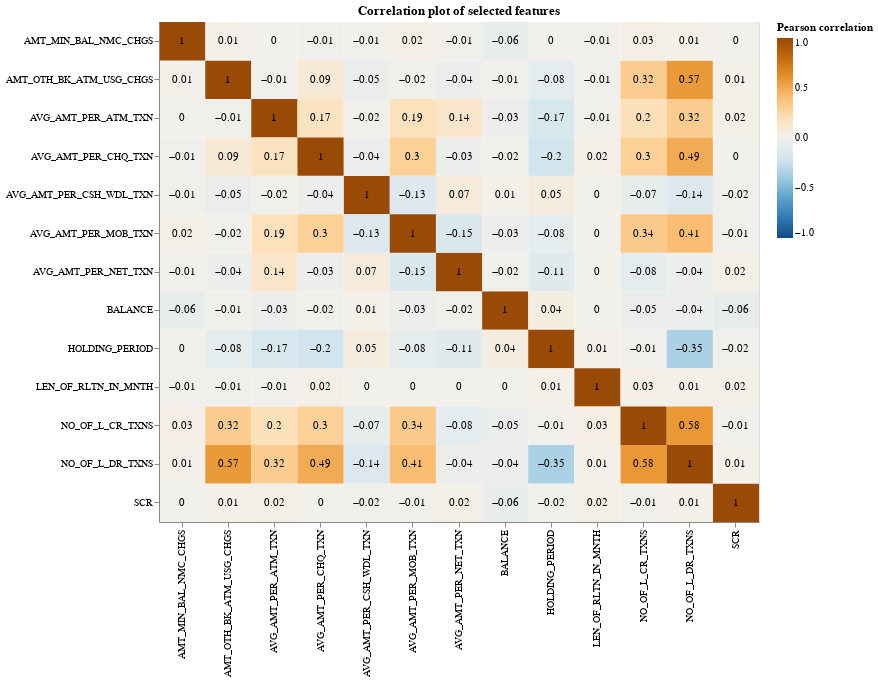

Notebook cell for this chart:
### Markdown cell above
##### _Correlation plot of selected features_

### Code cell
train_corr_selected_features = train_df[numeric_cols_remove_collinear].corr().stack().reset_index(name='corr')
train_corr_selected_features['corr'] = round(train_corr_selected_features['corr'], 2)

train_corr_selected_features_plot = (
    alt.Chart(train_corr_selected_features, title='Correlation plot of selected features')
       .encode(x=alt.X('level_0', title=''),
               y=alt.Y('level_1', title=''),
               color=alt.Color('corr', scale=alt.Scale(scheme='blueorange',
                                                       domain=(-1, 1))
                               , title='Pearson correlation'))
       .mark_rect()).properties(width=600, height=500
)

train_corr_selected_features_plot = train_corr_selected_features_plot + train_corr_selected_features_plot.mark_text(baseline='middle').encode(
    text='corr:Q',
    color=alt.value('black'))

train_corr_selected_features_plot

### Figure 1 — Vega-Lite specification as saved in the notebook (floating-point values rounded to 4 significant figures; data arrays with more than 128 entries replaced by an {"elided": "..."} marker saying what was removed)
{"config": {"view": {"continuousWidth": 400, "continuousHeight": 300}}, "layer": [{"mark": "rect", "encoding": {"color": {"type": "quantitative", "field": "corr", "scale": {"domain": [-1, 1], "scheme": "blueorange"}, "title": "Pearson correlation"}, "x": {"type": "nominal", "field": "level_0", "title": ""}, "y": {"type": "nominal", "field": "level_1", "title": ""}}, "height": 500, "title": "Correlation plot of selected features", "width": 600}, {"mark": {"type": "text", "baseline": "middle"}, "encoding": {"color": {"value": "black"}, "text": {"type": "quantitative", "field": "corr"}, "x": {"type": "nominal", "field": "level_0", "title": ""}, "y": {"type": "nominal", "field": "level_1", "title": ""}}, "height": 500, "title": "Correlation plot of selected features", "width": 600}], "data": {"name": "data-5da34cfe8c4e50167e585c3ad08021b7"}, "$schema": "https://vega.github.io/schema/vega-lite/v4.8.1.json", "datasets": {"data-5da34cfe8c4e50167e585c3ad08021b7": {"elided": "169 records"}}}
